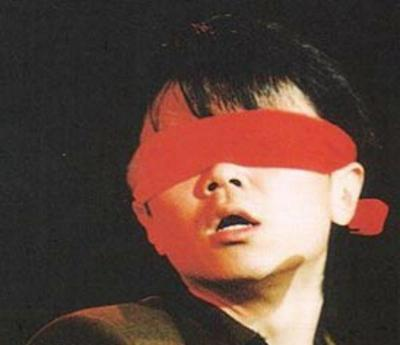
#> input picture untitled4/opencv/123.jpg, 400 x 345 px
$ python readimage.py
#> lines starting #> are read from the running program, lines starting #| are printed output that depends on the picture
import numpy as np
import cv2
from matplotlib import pyplot as plt
img1=cv2.imread('123.jpg',cv2.IMREAD_COLOR)
#> img1 is the input picture: shape (345, 400, 3); mean B, G, R 61, 69.8, 96.1
img2=cv2.imread('123.jpg',cv2.IMREAD_GRAYSCALE)
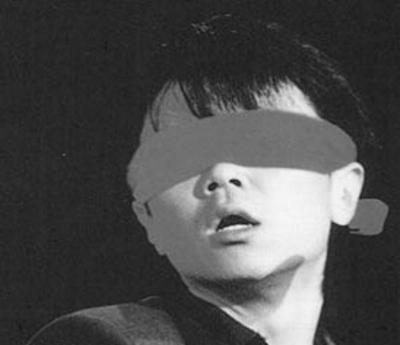
#> img2: shape (345, 400); min 18, max 247, mean 76.7

plt.imshow(img1,cmap='gray')
plt.show()
cv2.imshow('image',img1)
# cv2.imshow('image',img2)
k=cv2.waitKey(0)
#> (key Esc is pressed here)
if k==27:
    cv2.destroyAllWindows()
else:
    cv2.imwrite('messigray.jpg',img1)

cv2.destroyAllWindows()
